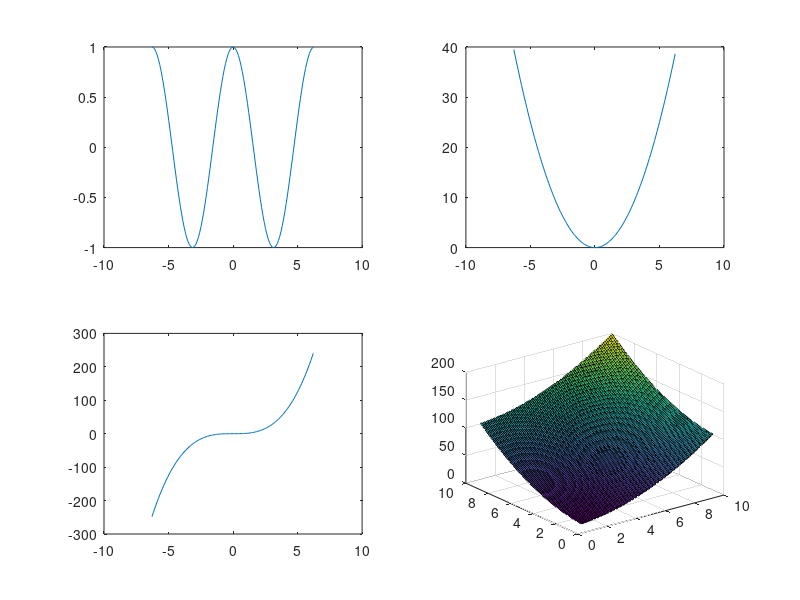
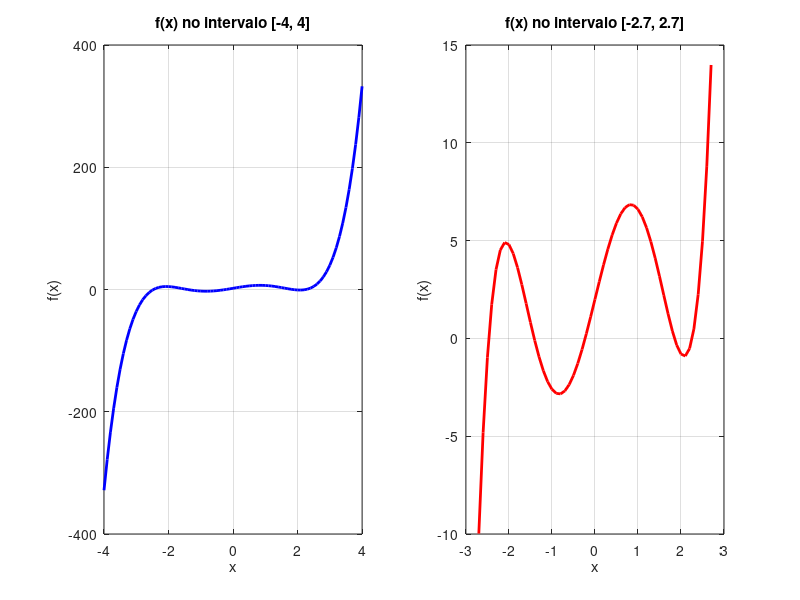
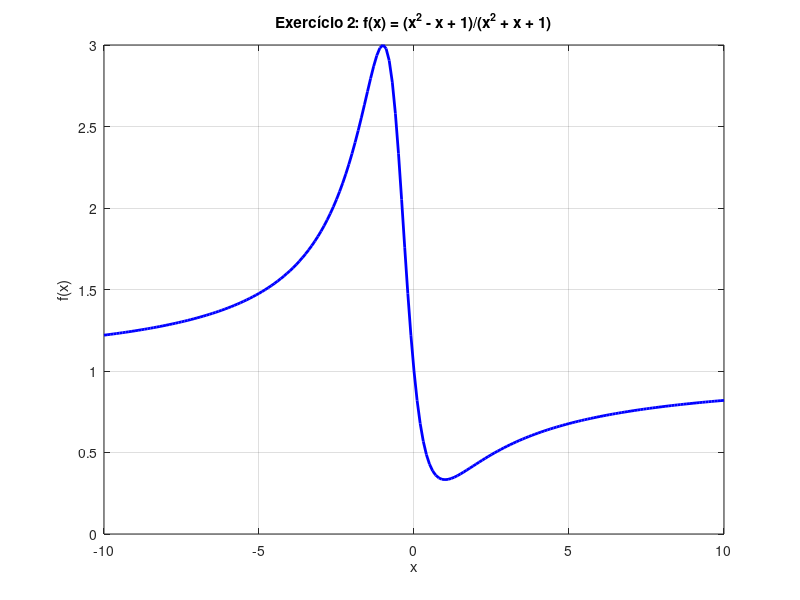
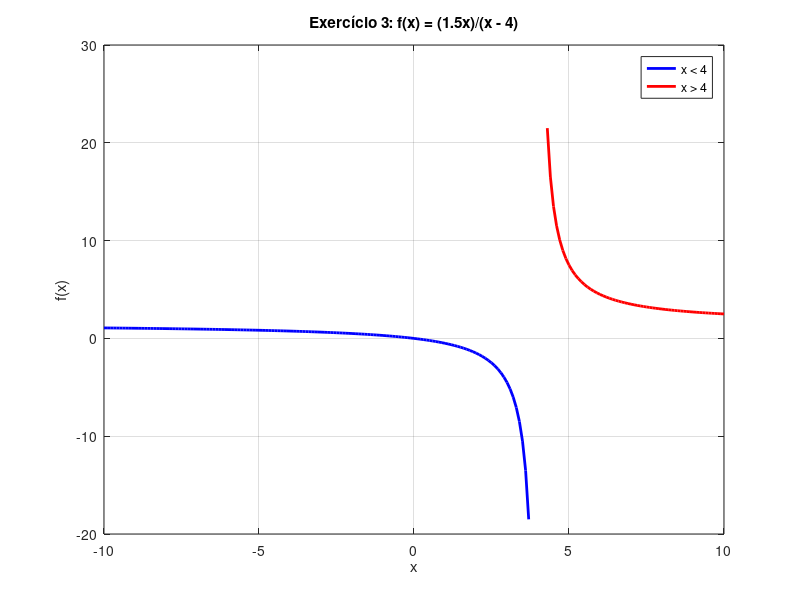

MATLAB code for these plots, in order:
# Gráficos 2D

x = -2*pi:.1:2*pi
#y = cos(x)
#plot(x,y, '--hm')

subplot(2,2,1)
plot(x, cos(x))

subplot(2,2,2)
plot(x, x.^2)

subplot(2,2,3)
plot(x, x.^3)

subplot(2,2,4)
plot(x, tan(x))

# Gráficos 3D
# curvas no espaço, malhas e superfícies

#plot3(x,y,z)
#[X,Y]=meshgrid(x,y)  malha
#surf(x,y)  superficies

x=1:.1:10;
y=x;
[X,Y]=meshgrid(x,y)
Z=X.^2+Y.^2;
surf(X,Y,Z)

## EX 1

# Define a função
f = @(x) 0.6 .* x.^5 - 5 .* x.^3 + 9 .* x + 2;

# Primeiro intervalo: -4 a 4
x1 = -4:0.1:4;
y1 = f(x1);

# Segundo intervalo: -2.7 a 2.7
x2 = -2.7:0.1:2.7;
y2 = f(x2);

# Gráficos
figure

subplot(1,2,1)
plot(x1, y1, 'b', 'LineWidth', 2)
title('f(x) no intervalo [-4, 4]')
xlabel('x')
ylabel('f(x)')
grid on

subplot(1,2,2)
plot(x2, y2, 'r', 'LineWidth', 2)
title('f(x) no intervalo [-2.7, 2.7]')
xlabel('x')
ylabel('f(x)')
grid on

## EX 2

x = -10:0.1:10;
f = @(x) (x.^2 - x + 1) ./ (x.^2 + x + 1);
y = f(x);

figure
plot(x, y, 'b', 'LineWidth', 2)
title('Exercício 2: f(x) = (x^2 - x + 1)/(x^2 + x + 1)')
xlabel('x')
ylabel('f(x)')
grid on


## EX 3

f = @(x) (1.5 .* x) ./ (x - 4);

x1 = -10:0.1:3.7;
x2 = 4.3:0.1:10;

y1 = f(x1);
y2 = f(x2);

figure
plot(x1, y1, 'b', 'LineWidth', 2)
hold on
plot(x2, y2, 'r', 'LineWidth', 2)
title('Exercício 3: f(x) = (1.5x)/(x - 4)')
xlabel('x')
ylabel('f(x)')
legend('x < 4', 'x > 4')
grid on

## EX 4

f = @(x) (x.^2 - 5*x + 10) ./ (x.^2 - 2*x - 3);

x1 = -10:0.1:-1.7;    % antes da primeira descontinuidade (x = -1)
x2 = -0.3:0.1:2.7;    % entre as duas descontinuidades (x = -1 e x = 3)
x3 = 3.3:0.1:10;      % depois da segunda descontinuidade (x = 3)

y1 = f(x1);
y2 = f(x2);
y3 = f(x3);

figure
plot(x1, y1, 'b', x2, y2, 'g', x3, y3, 'r', 'LineWidth', 2)
ylim([-20, 20])
title('Exercício 4: f(x) = (x^2 - 5x + 10)/(x^2 - 2x - 3)')
xlabel('x')
ylabel('f(x)')
legend('x < -1', '-1 < x < 3', 'x > 3')
grid on


## EX 5

f = @(x) 3 .* x .* sin(x) - 2 .* x;
df = @(x) 3 .* sin(x) + 3 .* x .* cos(x) - 2;

x = -2*pi:0.1:2*pi;
y = f(x);
dy = df(x);

figure
plot(x, y, 'b', 'LineWidth', 2)
hold on
plot(x, dy, '--r', 'LineWidth', 2)
title('Exercício 5: f(x) = 3x·sin(x) - 2x e sua derivada')
xlabel('x')
ylabel('f(x) e f''(x)')
legend('f(x)', 'f''(x)')
grid on


## EX 6

x = -3:0.1:3;
y = -3:0.1:3;
[X, Y] = meshgrid(x, y);

Z = 1.8.^(-1.5 * sqrt(X.^2 + Y.^2)) .* sin(X) .* cos(0.5 * Y);

figure
surf(X, Y, Z)
title('Exercício 6: Gráfico 3D da função z(x,y)')
xlabel('x')
ylabel('y')
zlabel('z')


